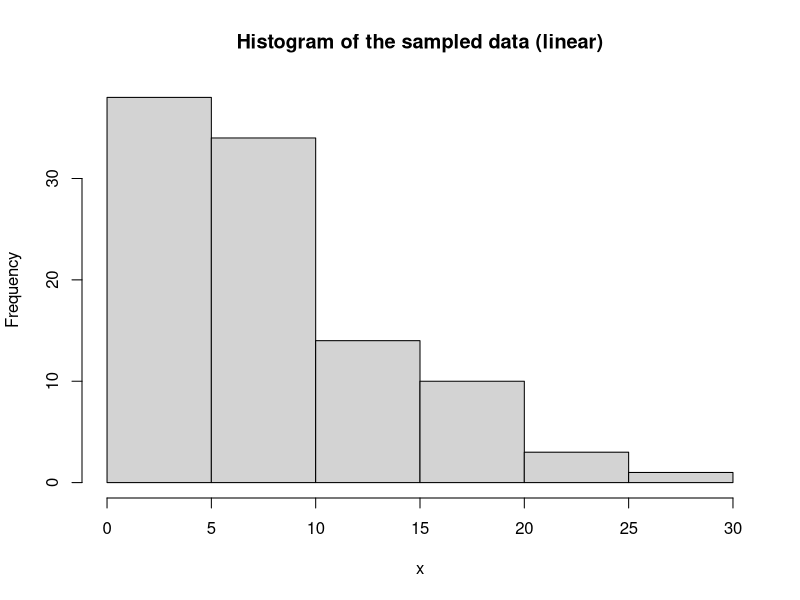
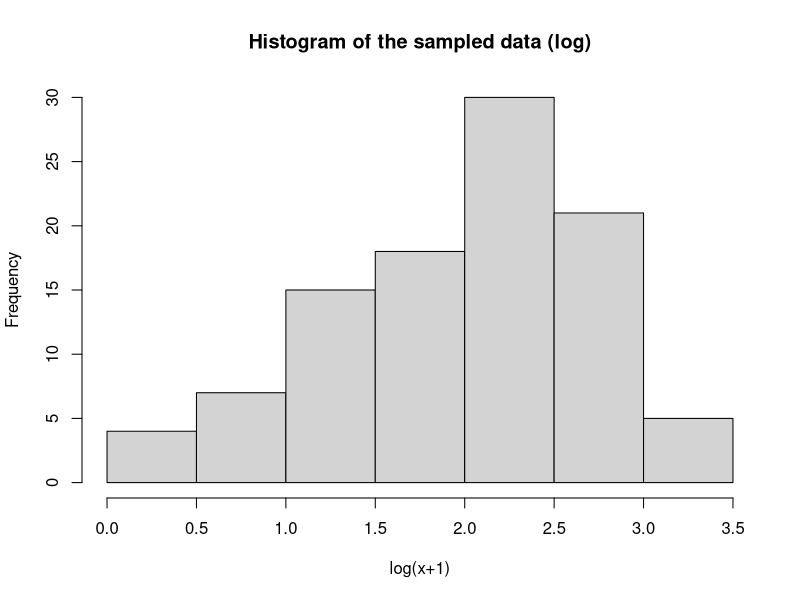

Write the R code that produced these figures, in order.
## ---- chunk 1
set.seed(1) #to get the same results when running the code 
n=100
mu= 10
dispersion = 2

## ---- chunk 2
x= rnbinom(100, mu=mu,size = dispersion)
x
## ---- chunk 3

hist(x, main = "Histogram of the sampled data (linear)")


## ---- chunk 4
hist(log(x+1), xlab = "log(x+1)", main = "Histogram of the sampled data (log)" )
## ---- chunk 5
mean(x)
var(x)

## ---- chunk 6
mean = mu
Variance = mu + mu^2 *dispersion

mean
Variance 

